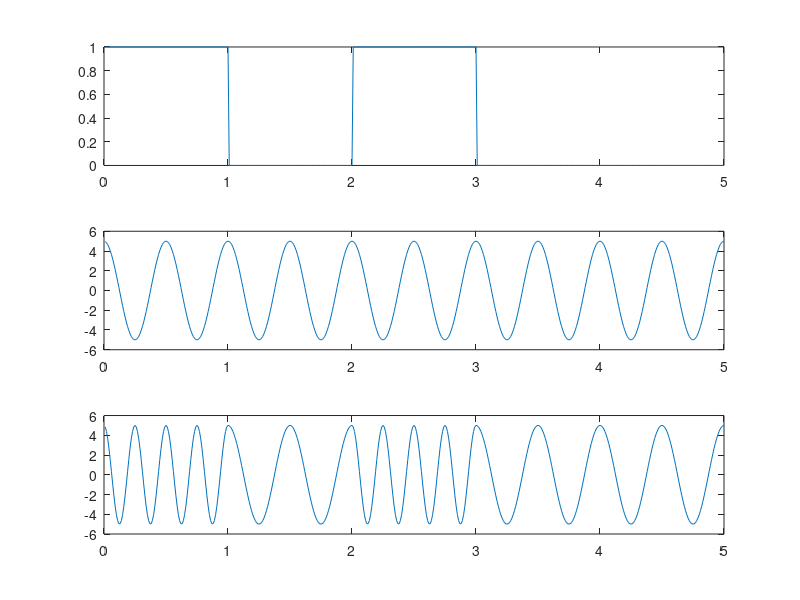

This figure's MATLAB source:
ac=5;
fc=2;
b=input("enter the number of bits");
bs=randi([0,1],1,b);
t=0.01:0.01:b;
for i=1:b
    mt((i-1)*100+1:i*100)=bs(i);
end

ct=ac*cos(2*pi*fc.*t);
st=ac*cos(2*pi*fc*(mt+1).*t);
subplot(3,1,1);
plot(t,mt);
subplot(3,1,2);
plot(t,ct);
subplot(3,1,3);
plot(t,st);
